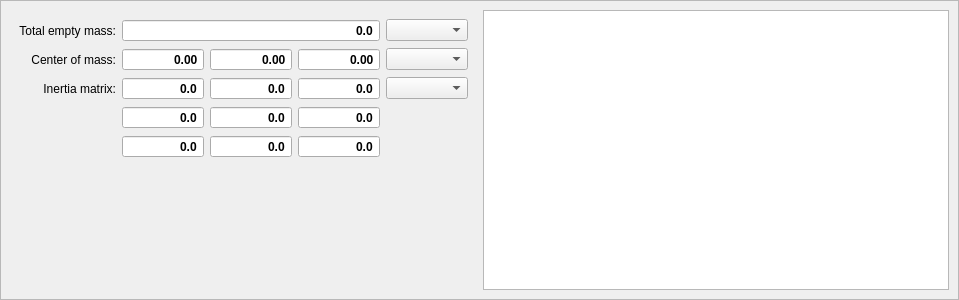
<?xml version="1.0" encoding="UTF-8"?>
<ui version="4.0">
 <class>DockWidgetResults</class>
 <widget class="QDockWidget" name="DockWidgetResults">
  <property name="geometry">
   <rect>
    <x>0</x>
    <y>0</y>
    <width>959</width>
    <height>300</height>
   </rect>
  </property>
  <property name="locale">
   <locale language="English" country="UnitedStates"/>
  </property>
  <property name="features">
   <set>QDockWidget::DockWidgetFloatable|QDockWidget::DockWidgetMovable</set>
  </property>
  <property name="allowedAreas">
   <set>Qt::BottomDockWidgetArea|Qt::TopDockWidgetArea</set>
  </property>
  <property name="windowTitle">
   <string>Results</string>
  </property>
  <widget class="QWidget" name="dockWidgetContents">
   <property name="locale">
    <locale language="Gaelic" country="UnitedKingdom"/>
   </property>
   <layout class="QGridLayout" name="gridLayout">
    <property name="leftMargin">
     <number>0</number>
    </property>
    <property name="topMargin">
     <number>0</number>
    </property>
    <property name="rightMargin">
     <number>0</number>
    </property>
    <property name="bottomMargin">
     <number>0</number>
    </property>
    <item row="0" column="0">
     <widget class="QScrollArea" name="scrollArea">
      <property name="widgetResizable">
       <bool>true</bool>
      </property>
      <widget class="QWidget" name="scrollAreaWidgetContents">
       <property name="geometry">
        <rect>
         <x>0</x>
         <y>0</y>
         <width>957</width>
         <height>279</height>
        </rect>
       </property>
       <layout class="QGridLayout" name="gridLayout_2">
        <item row="0" column="1">
         <widget class="QTextBrowser" name="textResults">
          <property name="sizePolicy">
           <sizepolicy hsizetype="Preferred" vsizetype="Preferred">
            <horstretch>0</horstretch>
            <verstretch>0</verstretch>
           </sizepolicy>
          </property>
         </widget>
        </item>
        <item row="0" column="0">
         <widget class="QWidget" name="widget" native="true">
          <property name="sizePolicy">
           <sizepolicy hsizetype="Preferred" vsizetype="Preferred">
            <horstretch>0</horstretch>
            <verstretch>0</verstretch>
           </sizepolicy>
          </property>
          <layout class="QGridLayout" name="gridLayout_3">
           <item row="0" column="0">
            <widget class="QLabel" name="label_Mass">
             <property name="text">
              <string>Total empty mass:</string>
             </property>
             <property name="alignment">
              <set>Qt::AlignRight|Qt::AlignTrailing|Qt::AlignVCenter</set>
             </property>
            </widget>
           </item>
           <item row="0" column="1" colspan="3">
            <widget class="QDoubleSpinBox" name="spinBox_Mass">
             <property name="font">
              <font>
               <weight>75</weight>
               <bold>true</bold>
              </font>
             </property>
             <property name="alignment">
              <set>Qt::AlignRight|Qt::AlignTrailing|Qt::AlignVCenter</set>
             </property>
             <property name="readOnly">
              <bool>true</bool>
             </property>
             <property name="buttonSymbols">
              <enum>QAbstractSpinBox::NoButtons</enum>
             </property>
             <property name="decimals">
              <number>1</number>
             </property>
             <property name="maximum">
              <double>9999999.000000000000000</double>
             </property>
            </widget>
           </item>
           <item row="0" column="4">
            <widget class="ComboUnitsMass" name="comboBox_Mass"/>
           </item>
           <item row="1" column="0">
            <widget class="QLabel" name="label_CG">
             <property name="text">
              <string>Center of mass:</string>
             </property>
             <property name="alignment">
              <set>Qt::AlignRight|Qt::AlignTrailing|Qt::AlignVCenter</set>
             </property>
            </widget>
           </item>
           <item row="1" column="1">
            <widget class="QDoubleSpinBox" name="spinBox_CG_X">
             <property name="font">
              <font>
               <weight>75</weight>
               <bold>true</bold>
              </font>
             </property>
             <property name="alignment">
              <set>Qt::AlignRight|Qt::AlignTrailing|Qt::AlignVCenter</set>
             </property>
             <property name="readOnly">
              <bool>true</bool>
             </property>
             <property name="buttonSymbols">
              <enum>QAbstractSpinBox::NoButtons</enum>
             </property>
             <property name="minimum">
              <double>-9999.989999999999782</double>
             </property>
             <property name="maximum">
              <double>9999.989999999999782</double>
             </property>
            </widget>
           </item>
           <item row="1" column="2">
            <widget class="QDoubleSpinBox" name="spinBox_CG_Y">
             <property name="font">
              <font>
               <weight>75</weight>
               <bold>true</bold>
              </font>
             </property>
             <property name="alignment">
              <set>Qt::AlignRight|Qt::AlignTrailing|Qt::AlignVCenter</set>
             </property>
             <property name="readOnly">
              <bool>true</bool>
             </property>
             <property name="buttonSymbols">
              <enum>QAbstractSpinBox::NoButtons</enum>
             </property>
             <property name="minimum">
              <double>-9999.989999999999782</double>
             </property>
             <property name="maximum">
              <double>9999.989999999999782</double>
             </property>
            </widget>
           </item>
           <item row="1" column="3">
            <widget class="QDoubleSpinBox" name="spinBox_CG_Z">
             <property name="font">
              <font>
               <weight>75</weight>
               <bold>true</bold>
              </font>
             </property>
             <property name="alignment">
              <set>Qt::AlignRight|Qt::AlignTrailing|Qt::AlignVCenter</set>
             </property>
             <property name="readOnly">
              <bool>true</bool>
             </property>
             <property name="buttonSymbols">
              <enum>QAbstractSpinBox::NoButtons</enum>
             </property>
             <property name="minimum">
              <double>-9999.989999999999782</double>
             </property>
             <property name="maximum">
              <double>9999.989999999999782</double>
             </property>
            </widget>
           </item>
           <item row="1" column="4">
            <widget class="ComboUnitsLength" name="comboBox_CG"/>
           </item>
           <item row="2" column="0">
            <widget class="QLabel" name="label_Inertia">
             <property name="text">
              <string>Inertia matrix:</string>
             </property>
             <property name="alignment">
              <set>Qt::AlignRight|Qt::AlignTrailing|Qt::AlignVCenter</set>
             </property>
            </widget>
           </item>
           <item row="2" column="1">
            <widget class="QDoubleSpinBox" name="spinBox_I_XX">
             <property name="font">
              <font>
               <weight>75</weight>
               <bold>true</bold>
              </font>
             </property>
             <property name="alignment">
              <set>Qt::AlignRight|Qt::AlignTrailing|Qt::AlignVCenter</set>
             </property>
             <property name="readOnly">
              <bool>true</bool>
             </property>
             <property name="buttonSymbols">
              <enum>QAbstractSpinBox::NoButtons</enum>
             </property>
             <property name="decimals">
              <number>1</number>
             </property>
             <property name="minimum">
              <double>-1000000.000000000000000</double>
             </property>
             <property name="maximum">
              <double>1000000.000000000000000</double>
             </property>
            </widget>
           </item>
           <item row="2" column="2">
            <widget class="QDoubleSpinBox" name="spinBox_I_XY">
             <property name="font">
              <font>
               <weight>75</weight>
               <bold>true</bold>
              </font>
             </property>
             <property name="alignment">
              <set>Qt::AlignRight|Qt::AlignTrailing|Qt::AlignVCenter</set>
             </property>
             <property name="readOnly">
              <bool>true</bool>
             </property>
             <property name="buttonSymbols">
              <enum>QAbstractSpinBox::NoButtons</enum>
             </property>
             <property name="decimals">
              <number>1</number>
             </property>
             <property name="minimum">
              <double>-1000000.000000000000000</double>
             </property>
             <property name="maximum">
              <double>1000000.000000000000000</double>
             </property>
            </widget>
           </item>
           <item row="2" column="3">
            <widget class="QDoubleSpinBox" name="spinBox_I_XZ">
             <property name="font">
              <font>
               <weight>75</weight>
               <bold>true</bold>
              </font>
             </property>
             <property name="alignment">
              <set>Qt::AlignRight|Qt::AlignTrailing|Qt::AlignVCenter</set>
             </property>
             <property name="readOnly">
              <bool>true</bool>
             </property>
             <property name="buttonSymbols">
              <enum>QAbstractSpinBox::NoButtons</enum>
             </property>
             <property name="decimals">
              <number>1</number>
             </property>
             <property name="minimum">
              <double>-1000000.000000000000000</double>
             </property>
             <property name="maximum">
              <double>1000000.000000000000000</double>
             </property>
            </widget>
           </item>
           <item row="2" column="4">
            <widget class="ComboUnitsInertia" name="comboBox_Inertia"/>
           </item>
           <item row="3" column="1">
            <widget class="QDoubleSpinBox" name="spinBox_I_YX">
             <property name="font">
              <font>
               <weight>75</weight>
               <bold>true</bold>
              </font>
             </property>
             <property name="alignment">
              <set>Qt::AlignRight|Qt::AlignTrailing|Qt::AlignVCenter</set>
             </property>
             <property name="readOnly">
              <bool>true</bool>
             </property>
             <property name="buttonSymbols">
              <enum>QAbstractSpinBox::NoButtons</enum>
             </property>
             <property name="decimals">
              <number>1</number>
             </property>
             <property name="minimum">
              <double>-1000000.000000000000000</double>
             </property>
             <property name="maximum">
              <double>1000000.000000000000000</double>
             </property>
            </widget>
           </item>
           <item row="3" column="2">
            <widget class="QDoubleSpinBox" name="spinBox_I_YY">
             <property name="font">
              <font>
               <weight>75</weight>
               <bold>true</bold>
              </font>
             </property>
             <property name="alignment">
              <set>Qt::AlignRight|Qt::AlignTrailing|Qt::AlignVCenter</set>
             </property>
             <property name="readOnly">
              <bool>true</bool>
             </property>
             <property name="buttonSymbols">
              <enum>QAbstractSpinBox::NoButtons</enum>
             </property>
             <property name="decimals">
              <number>1</number>
             </property>
             <property name="minimum">
              <double>-1000000.000000000000000</double>
             </property>
             <property name="maximum">
              <double>1000000.000000000000000</double>
             </property>
            </widget>
           </item>
           <item row="3" column="3">
            <widget class="QDoubleSpinBox" name="spinBox_I_YZ">
             <property name="font">
              <font>
               <weight>75</weight>
               <bold>true</bold>
              </font>
             </property>
             <property name="alignment">
              <set>Qt::AlignRight|Qt::AlignTrailing|Qt::AlignVCenter</set>
             </property>
             <property name="readOnly">
              <bool>true</bool>
             </property>
             <property name="buttonSymbols">
              <enum>QAbstractSpinBox::NoButtons</enum>
             </property>
             <property name="decimals">
              <number>1</number>
             </property>
             <property name="minimum">
              <double>-1000000.000000000000000</double>
             </property>
             <property name="maximum">
              <double>1000000.000000000000000</double>
             </property>
            </widget>
           </item>
           <item row="4" column="1">
            <widget class="QDoubleSpinBox" name="spinBox_I_ZX">
             <property name="font">
              <font>
               <weight>75</weight>
               <bold>true</bold>
              </font>
             </property>
             <property name="alignment">
              <set>Qt::AlignRight|Qt::AlignTrailing|Qt::AlignVCenter</set>
             </property>
             <property name="readOnly">
              <bool>true</bool>
             </property>
             <property name="buttonSymbols">
              <enum>QAbstractSpinBox::NoButtons</enum>
             </property>
             <property name="decimals">
              <number>1</number>
             </property>
             <property name="minimum">
              <double>-1000000.000000000000000</double>
             </property>
             <property name="maximum">
              <double>1000000.000000000000000</double>
             </property>
            </widget>
           </item>
           <item row="4" column="2">
            <widget class="QDoubleSpinBox" name="spinBox_I_ZY">
             <property name="font">
              <font>
               <weight>75</weight>
               <bold>true</bold>
              </font>
             </property>
             <property name="alignment">
              <set>Qt::AlignRight|Qt::AlignTrailing|Qt::AlignVCenter</set>
             </property>
             <property name="readOnly">
              <bool>true</bool>
             </property>
             <property name="buttonSymbols">
              <enum>QAbstractSpinBox::NoButtons</enum>
             </property>
             <property name="decimals">
              <number>1</number>
             </property>
             <property name="minimum">
              <double>-1000000.000000000000000</double>
             </property>
             <property name="maximum">
              <double>1000000.000000000000000</double>
             </property>
            </widget>
           </item>
           <item row="4" column="3">
            <widget class="QDoubleSpinBox" name="spinBox_I_ZZ">
             <property name="font">
              <font>
               <weight>75</weight>
               <bold>true</bold>
              </font>
             </property>
             <property name="alignment">
              <set>Qt::AlignRight|Qt::AlignTrailing|Qt::AlignVCenter</set>
             </property>
             <property name="readOnly">
              <bool>true</bool>
             </property>
             <property name="buttonSymbols">
              <enum>QAbstractSpinBox::NoButtons</enum>
             </property>
             <property name="decimals">
              <number>1</number>
             </property>
             <property name="minimum">
              <double>-1000000.000000000000000</double>
             </property>
             <property name="maximum">
              <double>1000000.000000000000000</double>
             </property>
            </widget>
           </item>
           <item row="5" column="2">
            <spacer name="verticalSpacer">
             <property name="orientation">
              <enum>Qt::Vertical</enum>
             </property>
             <property name="sizeHint" stdset="0">
              <size>
               <width>20</width>
               <height>85</height>
              </size>
             </property>
            </spacer>
           </item>
          </layout>
         </widget>
        </item>
       </layout>
      </widget>
     </widget>
    </item>
   </layout>
  </widget>
 </widget>
 <customwidgets>
  <customwidget>
   <class>ComboUnitsLength</class>
   <extends>QComboBox</extends>
   <header>gui/ComboUnitsLength.h</header>
  </customwidget>
  <customwidget>
   <class>ComboUnitsMass</class>
   <extends>QComboBox</extends>
   <header>gui/ComboUnitsMass.h</header>
  </customwidget>
  <customwidget>
   <class>ComboUnitsInertia</class>
   <extends>QComboBox</extends>
   <header>gui/ComboUnitsInertia.h</header>
  </customwidget>
 </customwidgets>
 <resources/>
 <connections/>
</ui>
